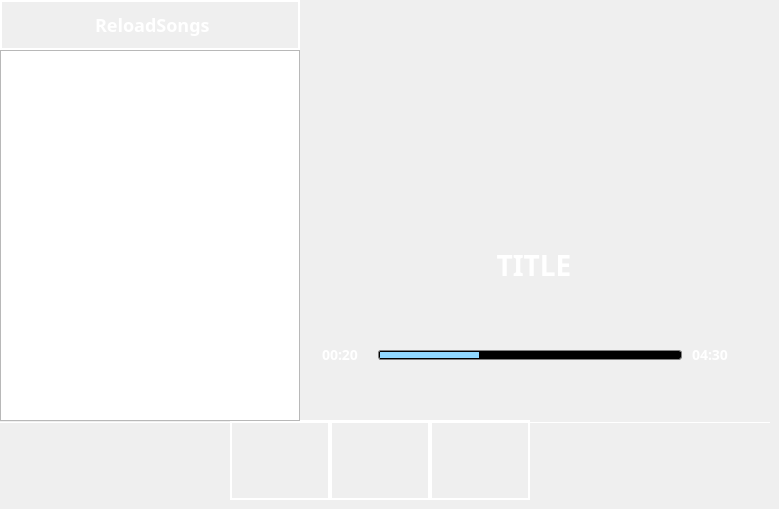
      <widget class="QWidget" name="USBTab">
       <attribute name="icon">
        <iconset resource="source.qrc">
         <normaloff>:/logos/logos/USBTABICON.png</normaloff>:/logos/logos/USBTABICON.png</iconset>
       </attribute>
       <attribute name="title">
        <string/>
       </attribute>
       <widget class="Line" name="USBLine">
        <property name="geometry">
         <rect>
          <x>0</x>
          <y>421</y>
          <width>770</width>
          <height>3</height>
         </rect>
        </property>
        <property name="styleSheet">
         <string notr="true">color:white;</string>
        </property>
        <property name="frameShadow">
         <enum>QFrame::Plain</enum>
        </property>
        <property name="lineWidth">
         <number>0</number>
        </property>
        <property name="orientation">
         <enum>Qt::Horizontal</enum>
        </property>
       </widget>
       <widget class="QPushButton" name="PreviousBtnUSB">
        <property name="geometry">
         <rect>
          <x>230</x>
          <y>420</y>
          <width>100</width>
          <height>80</height>
         </rect>
        </property>
        <property name="styleSheet">
         <string notr="true">border:2px solid white;</string>
        </property>
        <property name="text">
         <string/>
        </property>
        <property name="icon">
         <iconset resource="source.qrc">
          <normaloff>:/logos/logos/PreviousBtnIcon.png</normaloff>:/logos/logos/PreviousBtnIcon.png</iconset>
        </property>
        <property name="iconSize">
         <size>
          <width>40</width>
          <height>40</height>
         </size>
        </property>
       </widget>
       <widget class="QPushButton" name="PauseBtnUSB">
        <property name="geometry">
         <rect>
          <x>330</x>
          <y>420</y>
          <width>100</width>
          <height>80</height>
         </rect>
        </property>
        <property name="styleSheet">
         <string notr="true">border:2px solid white;</string>
        </property>
        <property name="text">
         <string/>
        </property>
        <property name="icon">
         <iconset resource="source.qrc">
          <normaloff>:/logos/logos/PauseBtnIcon.png</normaloff>:/logos/logos/PauseBtnIcon.png</iconset>
        </property>
        <property name="iconSize">
         <size>
          <width>40</width>
          <height>40</height>
         </size>
        </property>
       </widget>
       <widget class="QPushButton" name="NextBtnUSB">
        <property name="geometry">
         <rect>
          <x>430</x>
          <y>420</y>
          <width>100</width>
          <height>80</height>
         </rect>
        </property>
        <property name="styleSheet">
         <string notr="true">border:2px solid  white;</string>
        </property>
        <property name="text">
         <string/>
        </property>
        <property name="icon">
         <iconset resource="source.qrc">
          <normaloff>:/logos/logos/NextBtnBLE.png</normaloff>:/logos/logos/NextBtnBLE.png</iconset>
        </property>
        <property name="iconSize">
         <size>
          <width>40</width>
          <height>40</height>
         </size>
        </property>
       </widget>
       <widget class="QLabel" name="TrackIconUSB">
        <property name="geometry">
         <rect>
          <x>448</x>
          <y>40</y>
          <width>180</width>
          <height>180</height>
         </rect>
        </property>
        <property name="text">
         <string/>
        </property>
        <property name="pixmap">
         <pixmap resource="source.qrc">:/logos/logos/TrackIConBLE.png</pixmap>
        </property>
       </widget>
       <widget class="QLabel" name="SongNameLabeUSB">
        <property name="geometry">
         <rect>
          <x>384</x>
          <y>250</y>
          <width>300</width>
          <height>30</height>
         </rect>
        </property>
        <property name="styleSheet">
         <string notr="true">font-family: Plus Jakarta Sans;
font-style: normal;
font-weight: 500;
font-size: 28px;
line-height: 35px;

color: #FFFFFF;</string>
        </property>
        <property name="text">
         <string>TITLE</string>
        </property>
        <property name="alignment">
         <set>Qt::AlignCenter</set>
        </property>
       </widget>
       <widget class="QProgressBar" name="ProgressBarUSB">
        <property name="geometry">
         <rect>
          <x>378</x>
          <y>350</y>
          <width>304</width>
          <height>10</height>
         </rect>
        </property>
        <property name="styleSheet">
         <string notr="true">QProgressBar:horizontal {
border: 1px solid gray;
border-radius: 3px;
background: Black;
padding: 1px;
}
QProgressBar::chunk:horizontal {
background: #90D8FF;
}</string>
        </property>
        <property name="minimum">
         <number>0</number>
        </property>
        <property name="value">
         <number>33</number>
        </property>
        <property name="alignment">
         <set>Qt::AlignCenter</set>
        </property>
        <property name="textVisible">
         <bool>false</bool>
        </property>
        <property name="invertedAppearance">
         <bool>false</bool>
        </property>
        <property name="textDirection">
         <enum>QProgressBar::TopToBottom</enum>
        </property>
        <property name="format">
         <string>%p%</string>
        </property>
       </widget>
       <widget class="QPushButton" name="SongLoadButtonUSB">
        <property name="geometry">
         <rect>
          <x>0</x>
          <y>0</y>
          <width>300</width>
          <height>50</height>
         </rect>
        </property>
        <property name="sizePolicy">
         <sizepolicy hsizetype="Minimum" vsizetype="Fixed">
          <horstretch>0</horstretch>
          <verstretch>0</verstretch>
         </sizepolicy>
        </property>
        <property name="font">
         <font>
          <family>Plus Jakarta Sans</family>
          <pointsize>-1</pointsize>
          <weight>62</weight>
          <italic>false</italic>
          <bold>true</bold>
         </font>
        </property>
        <property name="layoutDirection">
         <enum>Qt::LeftToRight</enum>
        </property>
        <property name="styleSheet">
         <string notr="true">font-family: Plus Jakarta Sans;
font-style: normal;
font-weight: 500;
font-size: 18px;
line-height: 23px;
/* identical to box height */


color: #FFFFFF;
border: 2px solid rgb(255, 255, 255);</string>
        </property>
        <property name="text">
         <string> ReloadSongs</string>
        </property>
        <property name="icon">
         <iconset resource="source.qrc">
          <normaloff>:/logos/logos/ReloadButtonIcon.png</normaloff>:/logos/logos/ReloadButtonIcon.png</iconset>
        </property>
        <property name="iconSize">
         <size>
          <width>20</width>
          <height>20</height>
         </size>
        </property>
        <property name="autoDefault">
         <bool>false</bool>
        </property>
        <property name="default">
         <bool>false</bool>
        </property>
        <property name="flat">
         <bool>false</bool>
        </property>
       </widget>
       <widget class="QListWidget" name="SongListWidgetUSB">
        <property name="geometry">
         <rect>
          <x>0</x>
          <y>50</y>
          <width>300</width>
          <height>371</height>
         </rect>
        </property>
       </widget>
       <widget class="QLabel" name="SongStartTimeLabelUSB">
        <property name="geometry">
         <rect>
          <x>322</x>
          <y>346</y>
          <width>44</width>
          <height>18</height>
         </rect>
        </property>
        <property name="styleSheet">
         <string notr="true">font-family: Plus Jakarta Sans;
font-style: normal;
font-weight: 500;
font-size: 14px;
line-height: 18px;
/* identical to box height */


color: #FFFFFF;</string>
        </property>
        <property name="text">
         <string>00:20</string>
        </property>
       </widget>
       <widget class="QLabel" name="SongEndTimeLabelUSB">
        <property name="geometry">
         <rect>
          <x>692</x>
          <y>346</y>
          <width>43</width>
          <height>18</height>
         </rect>
        </property>
        <property name="styleSheet">
         <string notr="true">font-family: Plus Jakarta Sans;
font-style: normal;
font-weight: 500;
font-size: 14px;
line-height: 18px;
/* identical to box height */


color: #FFFFFF;
</string>
        </property>
        <property name="text">
         <string>04:30</string>
        </property>
       </widget>
       <zorder>ProgressBarUSB</zorder>
       <zorder>USBLine</zorder>
       <zorder>PreviousBtnUSB</zorder>
       <zorder>PauseBtnUSB</zorder>
       <zorder>NextBtnUSB</zorder>
       <zorder>TrackIconUSB</zorder>
       <zorder>SongNameLabeUSB</zorder>
       <zorder>SongLoadButtonUSB</zorder>
       <zorder>SongListWidgetUSB</zorder>
       <zorder>SongStartTimeLabelUSB</zorder>
       <zorder>SongEndTimeLabelUSB</zorder>
      </widget>
